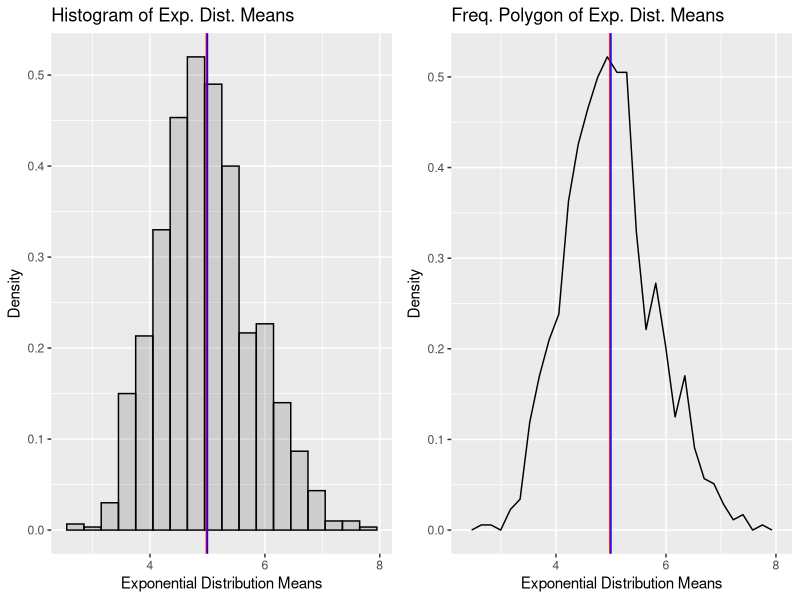

Recreate this plot in R. (Note: this script raises an error after producing the figure.)
## ---- chunk 1
#Set constants
lambda=.2
n=40
numSim=1000

#Create "mns" variable to hold each of 1000 simulations of the mean of the exponential distribution with n=40, lambda=.2
mns=NULL
for (i in 1:numSim){
    mns = c(mns,mean(rexp(40,lambda)))
}
## ---- chunk 2
theoryMean=1/lambda  #Calculate theoretical mean
sampleMean=mean(mns) #Calculate sample mean from simulated data
diffMean=sampleMean-theoryMean
## ---- chunk 3
meanSD=sd(mns)  #Calculate sample standard deviation from simulated data
theoryMeanSD=(1/lambda)/sqrt(n) #Calculate theoretical standard deviation
#Convert to variance:
meanVar=meanSD^2
theoryMeanVar=theoryMeanSD^2
sdDiff=meanSD-theoryMeanSD
## ---- chunk 4
library(ggplot2); library(gridExtra)

h <- ggplot(data=NULL, aes(x = mns)) + geom_histogram(alpha = .20, binwidth=.3, colour = "black", aes(y = ..density..))
h <- h + geom_vline(xintercept=sampleMean, color="red")
h <- h + geom_vline(xintercept=theoryMean, color="blue")
h <- h + xlab("Exponential Distribution Means")+ylab("Density")+ggtitle("Histogram of Exp. Dist. Means")

d <- ggplot(data=NULL, aes(x = mns)) + geom_freqpoly(aes(y = ..density..))
d <- d + geom_vline(xintercept=sampleMean, color="red")
d <- d + geom_vline(xintercept=theoryMean, color="blue")
d <- d+xlab("Exponential Distribution Means")+ylab("Density")+ggtitle("Freq. Polygon of Exp. Dist. Means")

grid.arrange(h,d,nrow=1)
## ---- chunk 5
h2 <- ggplot(data=NULL, aes(x = mns)) + geom_histogram(alpha = .20, binwidth=.3, colour = "black", aes(y = ..density..))
h2 <- h2 + stat_function(fun=dnorm, color="red", args=list(mean=sampleMean, sd=meanSD))
h2 <- h2 + stat_function(fun=dnorm, color="blue", args=list(mean=theoryMean, sd=theoryMeanSD))
h2 <- h2 + xlab("Exponential Distribution Means")+ylab("Density")+ggtitle("Histogram of Exp. Dist. Means")

d2 <- ggplot(data=NULL, aes(x = mns)) + geom_freqpoly(aes(y = ..density..))
d2 <- d2 + stat_function(fun=dnorm, color="red", args=list(mean=sampleMean, sd=meanSD))
d2 <- d2 + stat_function(fun=dnorm, color="blue", args=list(mean=theoryMean, sd=theoryMeanSD))
d2 <- d2 + xlab("Exponential Distribution Means")+ylab("Density")+ggtitle("Freq. Polygon of Exp. Dist. Means")

grid.arrange(h2,d2,nrow=1)
## ---- chunk 6
#Plot exponential function (Equivalent to "averaging" 1 function)
exp1000=rexp(1000,lambda)
e <- ggplot(data=NULL, aes(x = exp1000)) + geom_histogram(alpha = .20, colour = "black", aes(y = ..density..))
e <- e + stat_function(fun=dnorm, args=list(mean=mean(exp1000), sd=sd(exp1000)))
e <- e + xlab("Exponential Distribution")+ylab("Density")+ggtitle("n=1")

#Average 5
mns5=NULL
for (i in 1:numSim){mns5 = c(mns5,mean(rexp(5,lambda)))}
h5 <- ggplot(data=NULL, aes(x = mns5)) + geom_histogram(alpha = .20, colour = "black", aes(y = ..density..))
h5 <- h5 + stat_function(fun=dnorm, args=list(mean=mean(mns5), sd=sd(mns5)))
h5 <- h5 + xlab("Exponential Distribution Means")+ylab("Density")+ggtitle("n=5")

#Average 10
mns10=NULL
for (i in 1:numSim){mns10 = c(mns10,mean(rexp(10,lambda)))}
h10 <- ggplot(data=NULL, aes(x = mns10)) + geom_histogram(alpha = .20, colour = "black", aes(y = ..density..))
h10 <- h10 + stat_function(fun=dnorm, args=list(mean=mean(mns10), sd=sd(mns10)))
h10 <- h10 + xlab("Exponential Distribution Means")+ylab("Density")+ggtitle("n=10")

#Average 40
mns40=NULL
for (i in 1:numSim){mns40 = c(mns40,mean(rexp(40,lambda)))}
h40 <- ggplot(data=NULL, aes(x = mns40)) + geom_histogram(alpha = .20, colour = "black", aes(y = ..density..))
h40 <- h40 + stat_function(fun=dnorm, args=list(mean=mean(mns40), sd=sd(mns40)))
h40 <- h40 + xlab("Exponential Distribution Means")+ylab("Density")+ggtitle("n=40")

grid.arrange(e,h5,h10,h40,nrow=2)
